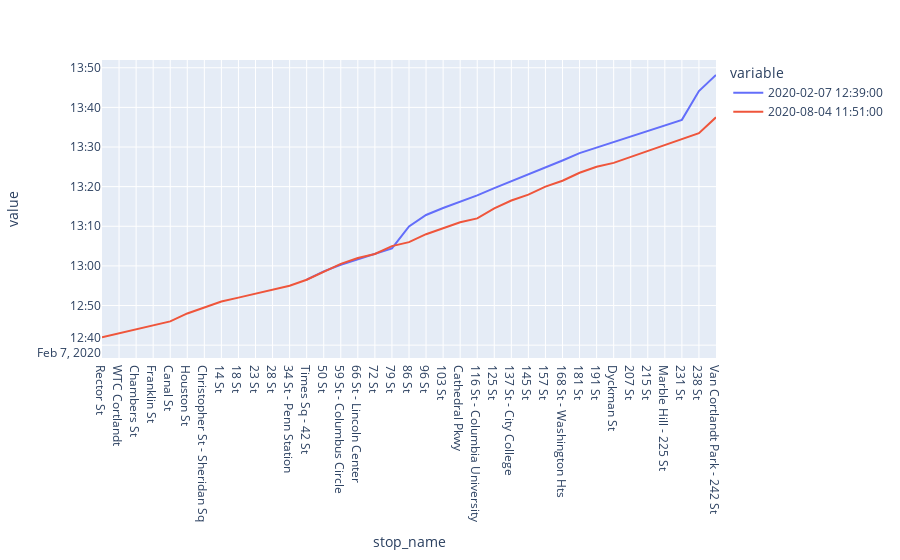

This figure's notebook cell:
### Code cell
px.line(trips.apply(lambda r: r + (trips.index[0] - r.index),axis=0).transpose())

### Figure 1 — Plotly figure (JSON) as saved in the notebook; plotly's stock layout.template omitted (floating-point values rounded to 4 significant figures)
{"data": [{"hovertemplate": "variable=2020-02-07 12:39:00<br>stop_name=%{x}<br>value=%{y}<extra></extra>", "legendgroup": "2020-02-07 12:39:00", "line": {"color": "#636efa", "dash": "solid"}, "mode": "lines", "name": "2020-02-07 12:39:00", "orientation": "v", "showlegend": true, "type": "scatter", "x": ["Rector St", "WTC Cortlandt", "Chambers St", "Franklin St", "Canal St", "Houston St", "Christopher St - Sheridan Sq", "14 St", "18 St", "23 St", "28 St", "34 St - Penn Station", "Times Sq - 42 St", "50 St", "59 St - Columbus Circle", "66 St - Lincoln Center", "72 St", "79 St", "86 St", "96 St", "103 St", "Cathedral Pkwy", "116 St - Columbia University", "125 St", "137 St - City College", "145 St", "157 St", "168 St - Washington Hts", "181 St", "191 St", "Dyckman St", "207 St", "215 St", "Marble Hill - 225 St", "231 St", "238 St", "Van Cortlandt Park - 242 St"], "xaxis": "x", "y": ["2020-02-07T12:40:31", null, null, null, null, null, null, null, null, null, null, null, "2020-02-07T12:56:33", "2020-02-07T12:58:38", "2020-02-07T13:00:18", "2020-02-07T13:01:39", "2020-02-07T13:02:58", "2020-02-07T13:04:26", "2020-02-07T13:09:58", "2020-02-07T13:12:51", "2020-02-07T13:14:36", "2020-02-07T13:16:13", "2020-02-07T13:17:48", "2020-02-07T13:19:38", "2020-02-07T13:21:20", "2020-02-07T13:23:05", "2020-02-07T13:24:56", "2020-02-07T13:26:36", "2020-02-07T13:28:27", "2020-02-07T13:29:52", "2020-02-07T13:31:13", "2020-02-07T13:32:40", "2020-02-07T13:34:04", "2020-02-07T13:35:30", "2020-02-07T13:36:51", "2020-02-07T13:44:08", "2020-02-07T13:48:12"], "yaxis": "y"}, {"hovertemplate": "variable=2020-08-04 11:51:00<br>stop_name=%{x}<br>value=%{y}<extra></extra>", "legendgroup": "2020-08-04 11:51:00", "line": {"color": "#EF553B", "dash": "solid"}, "mode": "lines", "name": "2020-08-04 11:51:00", "orientation": "v", "showlegend": true, "type": "scatter", "x": ["Rector St", "WTC Cortlandt", "Chambers St", "Franklin St", "Canal St", "Houston St", "Christopher St - Sheridan Sq", "14 St", "18 St", "23 St", "28 St", "34 St - Penn Station", "Times Sq - 42 St", "50 St", "59 St - Columbus Circle", "66 St - Lincoln Center", "72 St", "79 St", "86 St", "96 St", "103 St", "Cathedral Pkwy", "116 St - Columbia University", "125 St", "137 St - City College", "145 St", "157 St", "168 St - Washington Hts", "181 St", "191 St", "Dyckman St", "207 St", "215 St", "Marble Hill - 225 St", "231 St", "238 St", "Van Cortlandt Park - 242 St"], "xaxis": "x", "y": ["2020-02-07T12:42:00", "2020-02-07T12:43:00", "2020-02-07T12:44:00", "2020-02-07T12:45:00", "2020-02-07T12:46:00", "2020-02-07T12:48:00", "2020-02-07T12:49:30", "2020-02-07T12:51:00", "2020-02-07T12:52:00", "2020-02-07T12:53:00", "2020-02-07T12:54:00", "2020-02-07T12:55:00", "2020-02-07T12:56:30", "2020-02-07T12:58:30", "2020-02-07T13:00:30", "2020-02-07T13:02:00", "2020-02-07T13:03:00", "2020-02-07T13:05:00", "2020-02-07T13:06:00", "2020-02-07T13:08:00", "2020-02-07T13:09:30", "2020-02-07T13:11:00", "2020-02-07T13:12:00", "2020-02-07T13:14:30", "2020-02-07T13:16:30", "2020-02-07T13:18:00", "2020-02-07T13:20:00", "2020-02-07T13:21:30", "2020-02-07T13:23:30", "2020-02-07T13:25:00", "2020-02-07T13:26:00", "2020-02-07T13:27:30", "2020-02-07T13:29:00", "2020-02-07T13:30:30", "2020-02-07T13:32:00", "2020-02-07T13:33:30", "2020-02-07T13:37:30"], "yaxis": "y"}], "layout": {"legend": {"title": {"text": "variable"}, "tracegroupgap": 0}, "margin": {"t": 60}, "xaxis": {"anchor": "y", "domain": [0.0, 1.0], "title": {"text": "stop_name"}}, "yaxis": {"anchor": "x", "domain": [0.0, 1.0], "title": {"text": "value"}}}}
